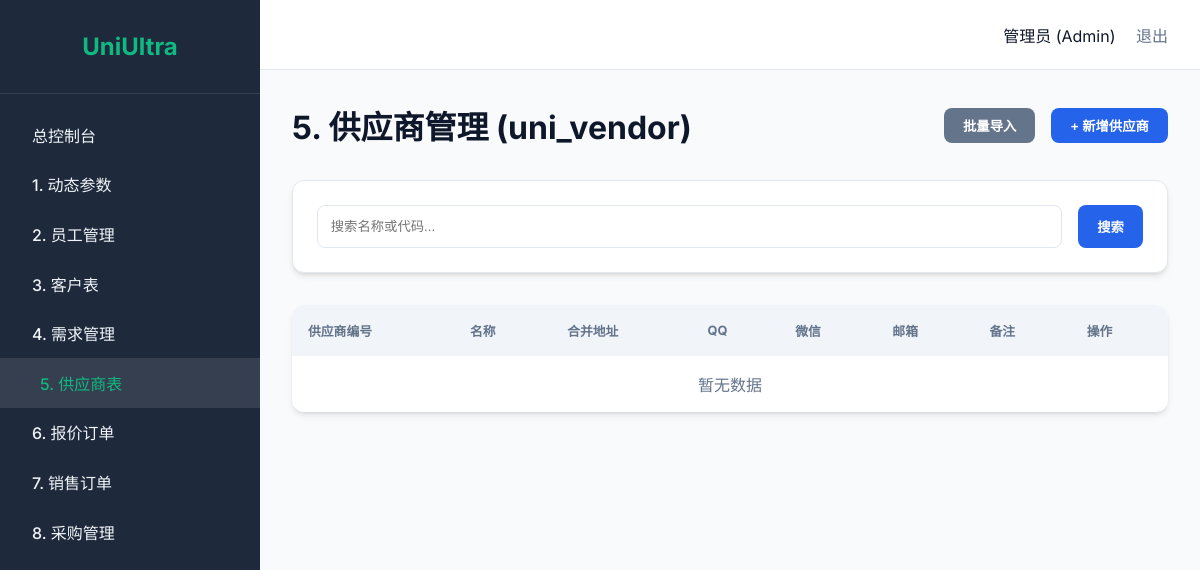
The page /vendor (signed in) on the database as committed earlier.
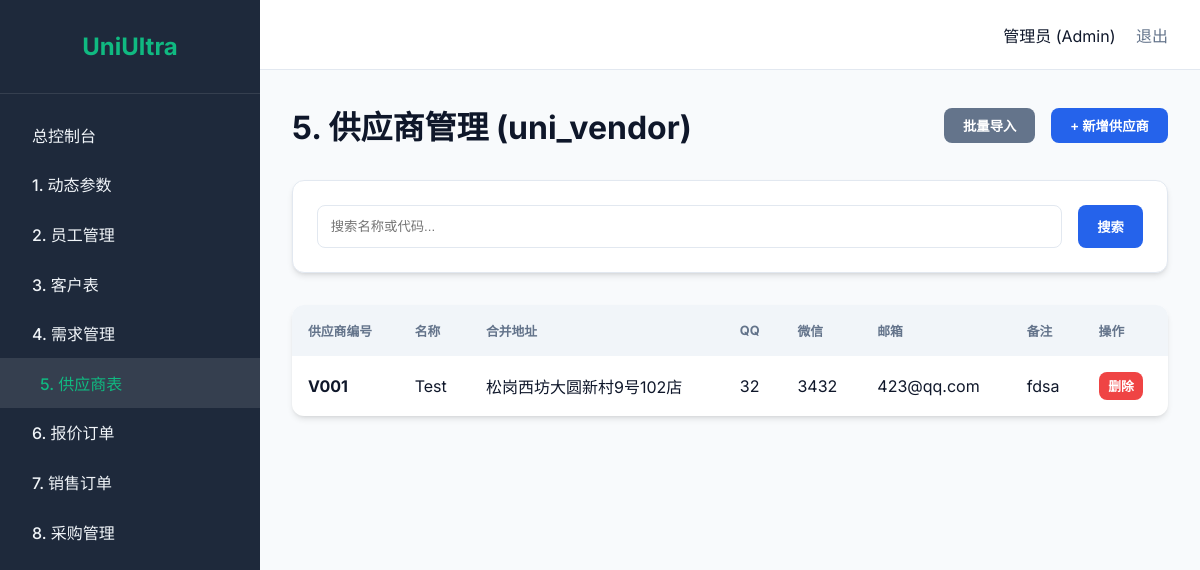
The same page on the database as committed later.
### tables this page shows
CREATE TABLE uni_vendor (
        vendor_id TEXT PRIMARY KEY,
        vendor_name TEXT NOT NULL,
        address TEXT,
        qq TEXT,
        wechat TEXT,
        email TEXT,
        remark TEXT,
        created_at DATETIME DEFAULT (datetime('now', 'localtime'))
    );

### main.py (the view)
@app.get("/vendor", response_class=HTMLResponse)
async def vendor_page(request: Request, page: int = 1, search: str = "", current_user: dict = Depends(login_required)):
    search_kwargs = {"vendor_name": search} if search else None
    result = get_paginated_list("uni_vendor", page=page, search_kwargs=search_kwargs)
    return templates.TemplateResponse("vendor.html", {
        "request": request, "active_page": "vendor", "current_user": current_user,
        "items": result["items"], "total_pages": result["total_pages"],
        "page": page, "search": search, "active_page": "vendor"
    })

### templates/vendor.html (shortened to what this page needs)
{% extends "layout.html" %}
{% block content %}
<div style="display: flex; justify-content: space-between; align-items: center; margin-bottom: 2rem;">
    <h1>5. 供应商管理 (uni_vendor)</h1>
    {% if current_user.rule == '3' or current_user.rule == '0' %}
    <div style="display: flex; gap: 1rem;">
        <button class="btn" style="background: var(--secondary); color: white;"
            onclick="toggleModal('importModal')">批量导入</button>
        <button class="btn btn-primary" onclick="toggleModal('addModal')">+ 新增供应商</button>
    </div>
    {% endif %}
</div>
<div class="card" style="margin-bottom: 2rem;">
    <form action="/vendor" method="get" style="display: flex; gap: 1rem;">
        <input type="text" name="search" value="{{ search }}" placeholder="搜索名称或代码..."
            style="flex: 1; padding: 0.8rem; border: 1px solid var(--border); border-radius: 8px;">
        <button type="submit" class="btn btn-primary">搜索</button>
    </form>
</div>
<div class="table-container">
    <table>
        <thead>
            <tr>
                <th>供应商编号</th>
                <th>名称</th>
                <th>合并地址</th>
                <th>QQ</th>
                <th>微信</th>
                <th>邮箱</th>
                <th>备注</th>
                {% if current_user.rule == '3' or current_user.rule == '0' %}
                <th>操作</th>
                {% endif %}
            </tr>
        </thead>
        <tbody>
            {% for item in items %}
            <tr>
                <td style="font-weight: 700;">{{ item.vendor_id }}</td>
                <td {% if current_user.rule=='3' or current_user.rule=='0'
                    %}ondblclick="makeEditable(this, '{{ item.vendor_id }}', 'vendor_name')" {% endif %}>{{
                    item.vendor_name }}</td>
                <td {% if current_user.rule=='3' or current_user.rule=='0'
                    %}ondblclick="makeEditable(this, '{{ item.vendor_id }}', 'address')" {% endif %}>{{ item.address }}
                </td>
                <td {% if current_user.rule=='3' or current_user.rule=='0'
                    %}ondblclick="makeEditable(this, '{{ item.vendor_id }}', 'qq')" {% endif %}>{{ item.qq }}</td>
                <td {% if current_user.rule=='3' or current_user.rule=='0'
                    %}ondblclick="makeEditable(this, '{{ item.vendor_id }}', 'wechat')" {% endif %}>{{ item.wechat }}
                </td>
                <td {% if current_user.rule=='3' or current_user.rule=='0'
                    %}ondblclick="makeEditable(this, '{{ item.vendor_id }}', 'email')" {% endif %}>{{ item.email }}</td>
                <td {% if current_user.rule=='3' or current_user.rule=='0'
                    %}ondblclick="makeEditable(this, '{{ item.vendor_id }}', 'remark')" {% endif %}>{{ item.remark }}
                </td>
                {% if current_user.rule == '3' or current_user.rule == '0' %}
                <td>
                    <button class="btn"
                        style="padding: 0.3rem 0.6rem; font-size: 0.8rem; background: #ef4444; color: white;"
                        onclick="deleteVendor('{{ item.vendor_id }}')">删除</button>
                </td>
                {% endif %}
            </tr>
            {% endfor %}
            {% if not items %}
            <tr>
                <td colspan="{% if current_user.rule == '3' or current_user.rule == '0' %}8{% else %}7{% endif %}"
                    style="text-align: center; color: var(--secondary);">暂无数据</td>
            </tr>
            {% endif %}
        </tbody>
    </table>
</div>
{% endblock %}

Rows that differ between the two databases and show on the page:
added uni_vendor: vendor_id "V001", vendor_name "Test", address "松岗西坊大圆新村9号102店", qq "32", wechat "3432", email "423@qq.com", remark "fdsa"
Other text that changed with them:
text no longer shown: "暂无数据"
